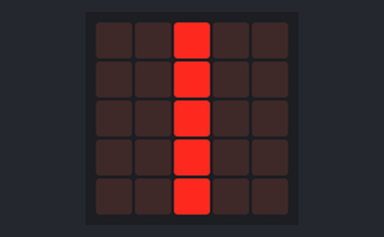
The program below on a simulated BBC micro:bit (MakeCode). Shown: the board's 5×5 LED display.

Above: at 0.06 s.
At 0.42 s:
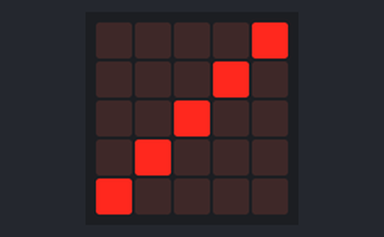
At 0.9 s:
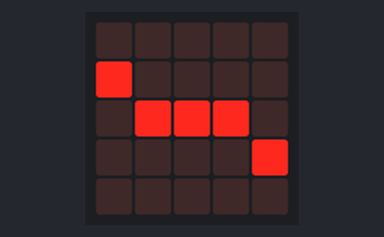
At 1.26 s:
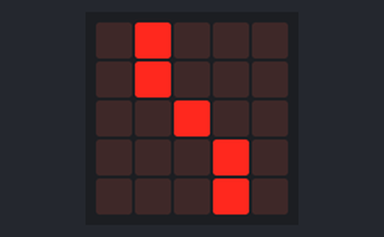
At 1.74 s:
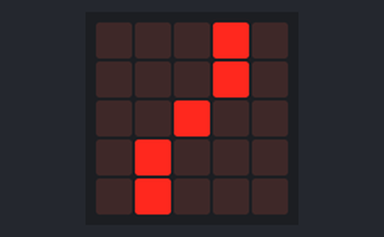

Measured:
- by itself, everything shown: repeats every 1.4 s, in 12 steps

The program:

microbit-fan.py
```python
def getInnerPoint(_value):
    innerTable = (2,2,3,3,3,3,3,3,3,3,3,2,2,2,1,1,1,1,1,1,1,1,1,2)
    offsetX = 0
    offsetY = -6
    offsetX = (_value + offsetX + len(innerTable)) % len(innerTable)
    offsetY = (_value + offsetY + len(innerTable)) % len(innerTable)
    return (innerTable[offsetX],innerTable[offsetY])

def getOuterPoint(_value):
    outerTable = (2,3,3,4,4,4,4,4,4,4,3,3,2,1,1,0,0,0,0,0,0,0,1,1)
    offsetX = 0
    offsetY = -6
    offsetX = (_value + offsetX + len(outerTable)) % len(outerTable)
    offsetY = (_value + offsetY + len(outerTable)) % len(outerTable)
    return (outerTable[offsetX],outerTable[offsetY])

def drawHalfLine(_value):
    innerPoint = getInnerPoint(_value)
    led.plot(innerPoint[0], innerPoint[1])
    outerPoint = getOuterPoint(_value)
    led.plot(outerPoint[0], outerPoint[1])

def undrawHalfLine(_value):
    innerPoint = getInnerPoint(_value)
    led.unplot(innerPoint[0], innerPoint[1])
    outerPoint = getOuterPoint(_value)
    led.unplot(outerPoint[0], outerPoint[1])

def drawFullLine(_value):
    led.plot(2,2)
    drawHalfLine(_value)
    drawHalfLine(_value + 12)

def undrawFullLine(_value):
    led.unplot(2,2)
    undrawHalfLine(_value)
    undrawHalfLine(_value + 12)

myValue = 0
led.plot(2,2)
def on_forever():
    global myValue
    drawFullLine(myValue)
    basic.pause(100)
    undrawFullLine(myValue)

    myValue = myValue + 1
    myValue = myValue % 24
basic.forever(on_forever)
```
